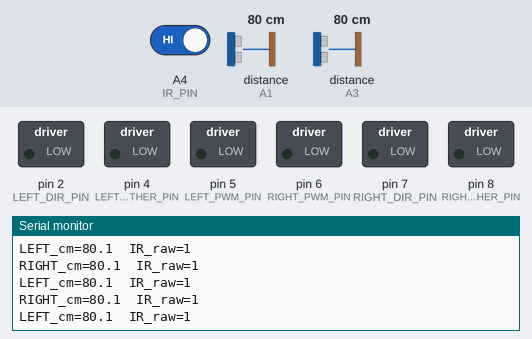
Bench run of a sketch on a simulated Arduino Uno, built with avr-gcc and run on an emulated ATmega328P. Parts: switched loads named in the sketch (green lamp = pin HIGH), the last lines printed to the serial monitor. Wiring (inferred from the names in the program): 2 × ultrasonic range finder: trigger A0, echo A1 / trigger A2, echo A3. The test bench sets the inputs (shaded band); at power-on: distance to the obstacle (sensors on A1, A3) 80 cm, A4 (IR_PIN) HIGH. The echo pulse lasts 58.3 µs per cm; pins used as bus, display or sensor lines are not drawn.

Above: at 1.2 s.
1.3 s: distance to the obstacle (sensor on A1) set to 4 cm
At 1.42 s:
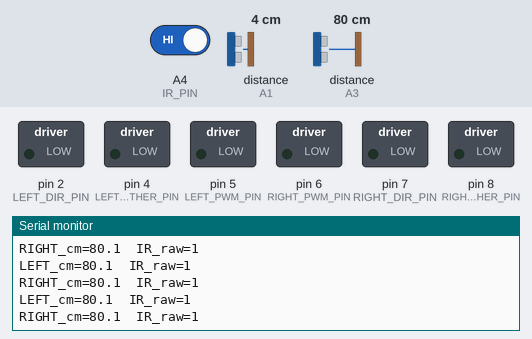
2.8 s: distance to the obstacle (sensor on A1) set to 2 cm
At 2.99 s:
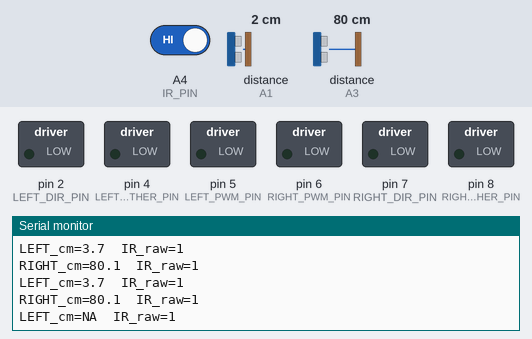

Measured:
- the behaviour switches between 3 and 2 cm on distance to the obstacle (sensor on A1) (found by bisection; images 1 and 2)
- after the input at 2.8 s, the serial monitor: prints a new line after 0.13 s (image 2)

The sketch:

sensor_test.ino
```cpp
#ifndef ROBOT_DRIVER_DRV8833
#define ROBOT_DRIVER_DRV8833 0 // Match installed driver in EVERY sketch.
#endif
#include "RobotHardware.h"
using namespace RobotHardware;

// UNO R3. Diagnostic sketch only: motors disabled, no servo commands.
// Test with the MOTOR/SERVO BATTERY DISCONNECTED; UNO and sensors use USB.
// Confirmed on the team's tested field: IR_WHITE == HIGH.
const bool ENABLE_IR = true;
const unsigned long PING_INTERVAL_MS = 75; // one transmitter at a time
const unsigned long ECHO_TIMEOUT_US = 25000;
unsigned long lastPing = 0;
bool sampleLeft = true;

float readDistance(byte trig, byte echo) {
  digitalWrite(trig, LOW); delayMicroseconds(2);
  digitalWrite(trig, HIGH); delayMicroseconds(10);
  digitalWrite(trig, LOW);
  unsigned long duration = pulseIn(echo, HIGH, ECHO_TIMEOUT_US);
  if (duration == 0) return -1; // timeout is UNKNOWN, never "clear path"
  float cm = duration / 58.0f;
  if (cm < 2 || cm > 400) return -1;
  return cm;
}

void setup() {
  beginMotors();
  digitalWrite(LEFT_TRIG, LOW); digitalWrite(RIGHT_TRIG, LOW);
  pinMode(LEFT_TRIG, OUTPUT); pinMode(LEFT_ECHO, INPUT);
  pinMode(RIGHT_TRIG, OUTPUT); pinMode(RIGHT_ECHO, INPUT);
  if (ENABLE_IR) pinMode(IR_PIN, INPUT_PULLUP);
  Serial.begin(115200);
  printDriver();
  Serial.println(F("Sensor test. Motors OFF. Battery disconnected."));
  Serial.println(F("NA = no valid echo; it does NOT mean no obstacle."));
}

void loop() {
  unsigned long now = millis();
  if (now - lastPing < PING_INTERVAL_MS) return;
  lastPing = now;
  float cm = sampleLeft ? readDistance(LEFT_TRIG, LEFT_ECHO)
                        : readDistance(RIGHT_TRIG, RIGHT_ECHO);
  if (sampleLeft) Serial.print(F("LEFT_cm="));
  else Serial.print(F("RIGHT_cm="));
  if (cm < 0) Serial.print(F("NA"));
  else Serial.print(cm, 1);
  if (ENABLE_IR) {
    Serial.print(F("  IR_raw=")); Serial.print(digitalRead(IR_PIN));
  }
  Serial.println();
  sampleLeft = !sampleLeft;
}
```

RobotHardware.h
```cpp
#pragma once
#include <Arduino.h>

// Canonical hardware source. tools/prepare_electronics.py copies this header
// into each standalone sketch. Edit this file, then regenerate the copies.
// Supply voltage is set on physical regulators, never by this header.
#ifndef ROBOT_DRIVER_DRV8833
#define ROBOT_DRIVER_DRV8833 0
#endif
#if ROBOT_DRIVER_DRV8833 != 0 && ROBOT_DRIVER_DRV8833 != 1
#error "Select 0 for L298N or 1 for DRV8833"
#endif

namespace RobotHardware {
const byte LEFT_PWM_PIN = 5, LEFT_DIR_PIN = 2, LEFT_OTHER_PIN = 4;
const byte RIGHT_PWM_PIN = 6, RIGHT_DIR_PIN = 7, RIGHT_OTHER_PIN = 8;
const byte SLEEP_PIN = 8; // DRV8833 only; L298N uses this pin as IN4.
const byte SERVO_PIN = 9, START_PIN = 3;
const byte LEFT_TRIG = A0, LEFT_ECHO = A1;
const byte RIGHT_TRIG = A2, RIGHT_ECHO = A3;
const byte IR_PIN = A4, COLOR_OUT_PIN = A5;
const byte COLOR_S0 = 10, COLOR_S1 = 11, COLOR_S2 = 12, COLOR_S3 = 13;
const byte IR_WHITE = HIGH;
const int OPEN_ANGLE = 90, CLOSED_ANGLE = 0, CENTER_ANGLE = 90;
const int MIN_ANGLE = 0, MAX_ANGLE = 90;

inline void stopMotors() {
#if ROBOT_DRIVER_DRV8833
  digitalWrite(SLEEP_PIN, LOW);
#endif
  analogWrite(LEFT_PWM_PIN, 0);
  analogWrite(RIGHT_PWM_PIN, 0);
  digitalWrite(LEFT_DIR_PIN, LOW);
  digitalWrite(RIGHT_DIR_PIN, LOW);
#if !ROBOT_DRIVER_DRV8833
  digitalWrite(LEFT_OTHER_PIN, LOW);
  digitalWrite(RIGHT_OTHER_PIN, LOW);
#endif
}

inline void beginMotors() {
  // Low output latches before OUTPUT mode; external L298N EN pull-downs
  // keep the motors disabled before setup/reset as shown in the schematic.
  const byte pins[] = {2, 4, 5, 6, 7, 8};
  for (byte i = 0; i < sizeof(pins) / sizeof(pins[0]); ++i) {
    digitalWrite(pins[i], LOW);
    pinMode(pins[i], OUTPUT);
  }
  stopMotors();
}

struct MotorOutput {
  byte pwm, direction, other;
  constexpr MotorOutput(byte p, byte d, byte o) : pwm(p), direction(d), other(o) {}
};

constexpr int boundedSpeed(int speed) {
  return speed < -255 ? -255 : (speed > 255 ? 255 : speed);
}

constexpr MotorOutput motorOutput(int speed) {
#if ROBOT_DRIVER_DRV8833
  // pwm -> IN1, direction -> IN2. Positive: drive/coast PWM.
  // Negative: inverted PWM gives drive/brake. See DRV8833 truth table.
  return MotorOutput(boundedSpeed(speed) < 0 ? 255 + boundedSpeed(speed) : boundedSpeed(speed),
                     speed < 0 ? HIGH : LOW, LOW);
#else
  return MotorOutput(boundedSpeed(speed) < 0 ? -boundedSpeed(speed) : boundedSpeed(speed),
                     speed > 0 ? HIGH : LOW, speed < 0 ? HIGH : LOW);
#endif
}

inline void oneMotor(byte pwm, byte direction, byte other, int speed) {
  const MotorOutput out = motorOutput(speed);
  digitalWrite(direction, out.direction);
#if ROBOT_DRIVER_DRV8833
  (void)other;
#else
  digitalWrite(other, out.other);
#endif
  analogWrite(pwm, out.pwm);
}

inline void driveWheels(int left, int right) {
  stopMotors();
  oneMotor(LEFT_PWM_PIN, LEFT_DIR_PIN, LEFT_OTHER_PIN, left);
  oneMotor(RIGHT_PWM_PIN, RIGHT_DIR_PIN, RIGHT_OTHER_PIN, right);
#if ROBOT_DRIVER_DRV8833
  if (left != 0 || right != 0) {
    digitalWrite(SLEEP_PIN, HIGH);
    delayMicroseconds(1000); // Datasheet wake time before asserting drive.
  }
#endif
}

inline void printDriver() {
#if ROBOT_DRIVER_DRV8833
  Serial.println(F("Driver: DRV8833. Separate regulated motor rail required."));
#else
  Serial.println(F("Driver: L298N. Remove ENA/ENB/5V-EN caps; connect motor VM."));
#endif
}
} // namespace RobotHardware
```
